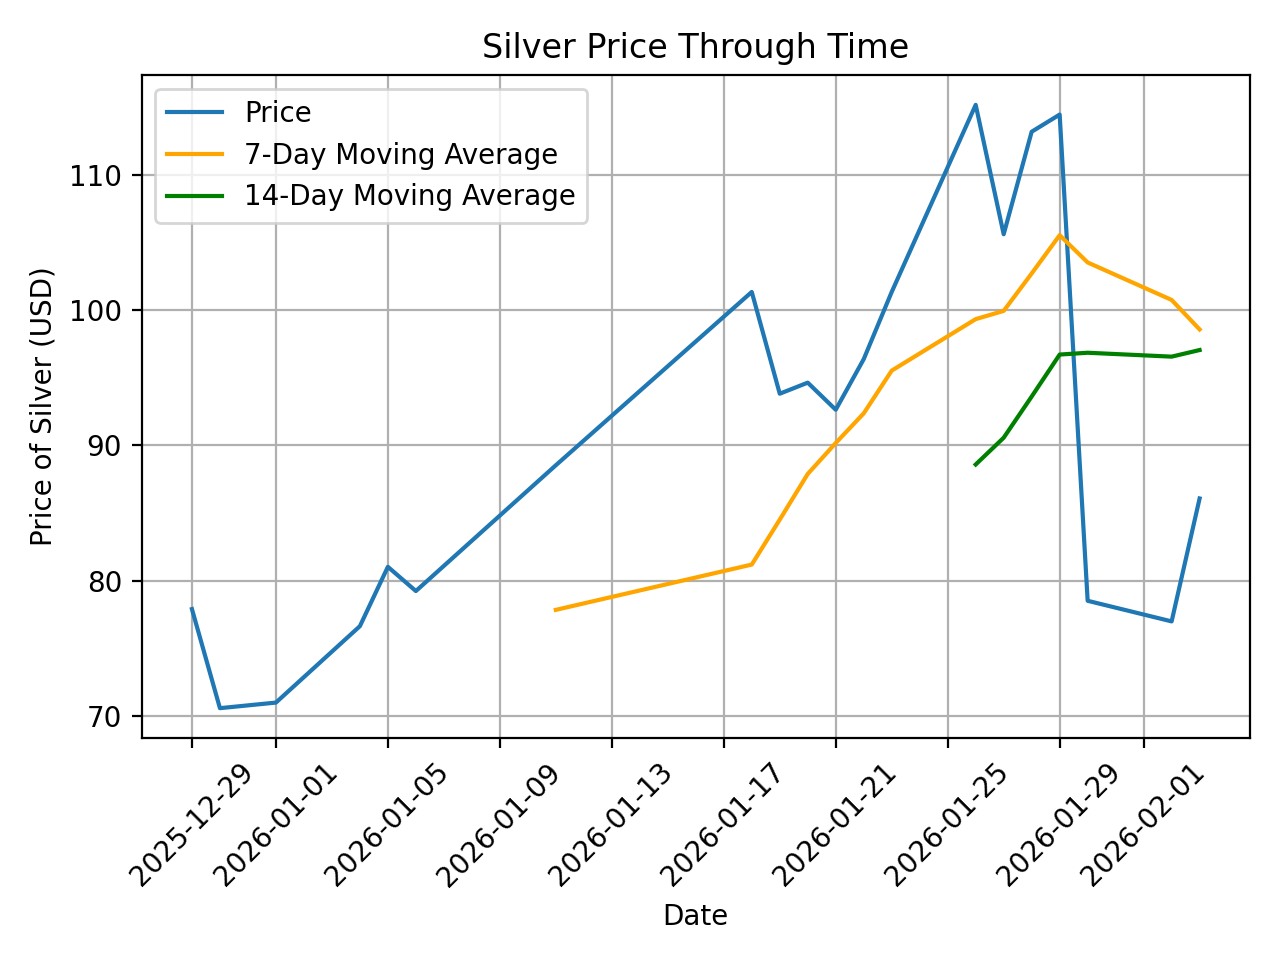

Source code (Python):
import pandas as pd
import matplotlib.pyplot as plt
df = pd.read_csv('Silver Futures Historical Data.csv', parse_dates=['Date'])
df.sort_values('Date', inplace=True)
print(df.head())
print(df.info())
# Calculate 7-day and 14-day moving average
df['Moving Average (7)'] = df['Price'].rolling(window=7).mean()
df['Moving Average (14)'] = df['Price'].rolling(window=14).mean()
# plotting
plt.plot(df['Date'], df['Price'], label='Price')
plt.plot(df['Date'], df['Moving Average (7)'],
         label='7-Day Moving Average', color='orange')
plt.plot(df['Date'], df['Moving Average (14)'],
         label='14-Day Moving Average', color='green')

plt.xlabel('Date')
plt.ylabel('Price of Silver (USD)')
plt.title('Silver Price Through Time')
plt.xticks(rotation=45)
plt.grid(True)
plt.legend()
plt.tight_layout()
plt.show()

plt.savefig('silver_price_through_time.png', dpi=200)


# learning points to take away here:
# 1. How to read a CSV file using pandas and parse dates.
# 2. How to sort a DataFrame by a specific column.
# 3. How to calculate a moving average using the rolling() function in pandas.
# the general structure of the code is:
# data in
# columns created
# plots stacked
# then last port od call was to plt.show() to display the plot.
# if the plot is not showing then its likely that plt.show() is in the wrong place/ missing
